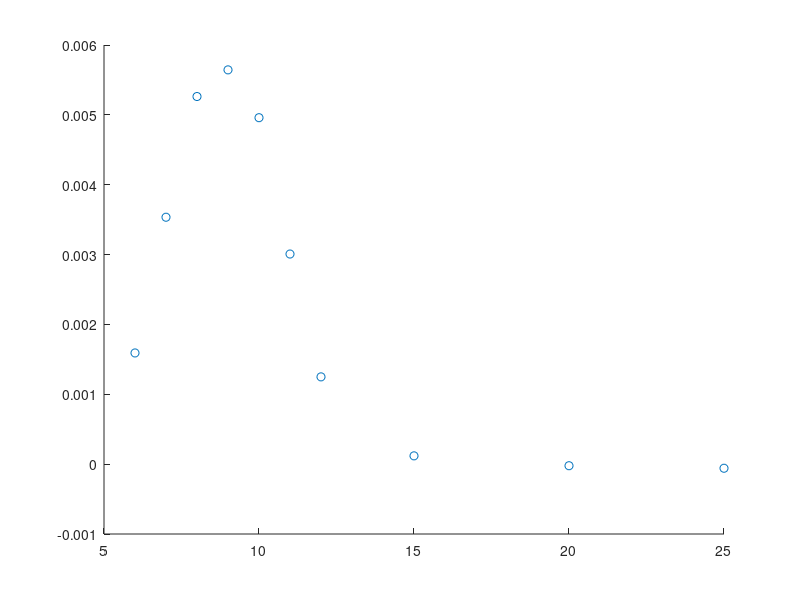
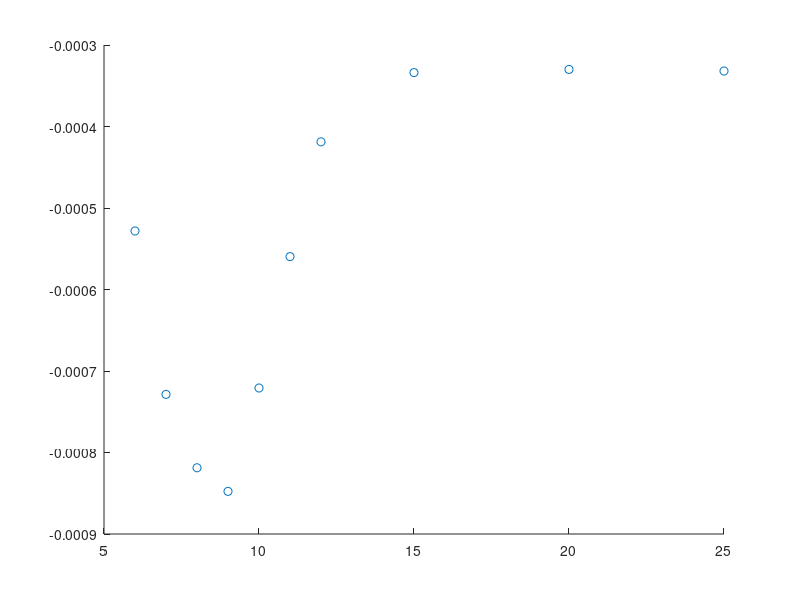

These charts were generated, in order, by the following MATLAB code:
close all; clear;

R_b = 68.1;
R = 15.65;
R_s = 10.05;
R_s_tot = 5.9;

L_s = 262.6e-6;
num_s=800;
L_b=843e-3;
num_b=3400;

dist = [0,1,2,3, 6, 9,12,15, 20, 25]; %cm
par_field = [8.37487e-3,8.348e-3,7.95958e-3, 7.24196e-3, 4.18139e-3, 1.922e-3,0.884359e-3, 0.4522e-3, 1.52615e-4,4.813286e-5 ];
par_std_dev = [8.9736e-6, 7.5465e-6,6.651e-6,8.40176e-6, 5.2173e-6, 4.78e-6, 6.6786e-6, 6.9069e-6, 7.2368e-6, 5.1957e-6];
dic_field = [-1.1614e-3,-1.32685e-3,-1.39831e-3,-1.28845e-3, -1.00137e-3, -0.757d-3, -0.57739d-3,-5.2368e-4, -4.3323e-4, -4.4837e-4];
dic_std_dev = [9.012e-6,9.2138e-6,8.453e-6, 5.9595e-6, 6.3125e-6, 6.6223e-6, 6.9244e-6, 5.159e-6, 7.3267e-6, 8.3426e-6];

dist_90 = [5, 6, 7, 8, 9, 10, 12, 14, 16, 22]; %cm
par_field_90 = [-1.97205e-4, -1.1858e-4, -9.61304e-5, -8.384435e-5, -6.828518e-5, -7.149058e-5, -6.352612e-5, -7.0562e-5, -6.501815e-5, -7.25762e-5];
par_std_dev_90 = [7.79817e-6, 6.32719e-6, 8.073984e-6, 5.902439e-6, 6.912422e-6, 7.111585e-6, 7.710e-6, 6.795e-6, 7.45e-6, 6.047e-6];
dic_field_90 = [1.2198e-3, 7.5055e-4, 4.45537e-4, 2.4463e-4, 9.497566e-5, -2.25515e-5, -1.63667e-4, -2.437828e-4, -2.953968e-4, -3.6171e-4];
dic_std_dev_90 = [8.86463e-6, 8.37517e-6, 7.565e-6, 5.32259e-6, 6.157908e-6, 8.263e-6, 9.33275e-6, 7.944e-6, 8.129e-6, 8.695e-6];

dist_e = [6,6.5,7, 7.5,8, 8.5,9.5]; %cm
par_field_e = [-5.88247e-5, -4.93906e-5,-6.683325e-5, -6.08448e-5, -6.3632e-5,-5.57725e-5, -5.499121e-5];
par_std_dev_e = [8.014e-6, 7.367e-6, 6.859e-6, 7.738e-6, 7.815e-6,8.095e-6, 7.623e-6];
dic_field_e = [-4.5435412e-4, -4.523025e-4, -4.53212e-4, -4.33346e-4, -4.3736e-4,-3.939466e-4, -3.830375e-4];
dic_std_dev_e = [9.128e-6, 8.528e-6, 8.805e-6, 6.841e-6, 7.26e-6,9.035e-6, 7.024e-6 ];

dist_s = [6,7, 8,9, 10,11, 12, 15, 20, 25]; %cm
par_field_s = [1.59172e-3,3.53456e-3, 5.26259e-3, 5.64407e-3, 4.9595e-3, 3.00787e-3, 1.24937e-3, 1.187423e-4, -2.254756e-5, -5.866718e-5 ];
par_std_dev_s = [8.847e-6, 5.442e-6, 5.91e-6, 9.188e-6, 7.58e-6, 4.116e-6, 8.759e-6, 9.021e-6, 7.987e-6, 8.395e-6];
dic_field_s = [-5.28192e-4, -7.286841e-4, -8.187354e-4, -8.476882e-4, -7.208482e-4, -5.596759e-4, -4.188106e-4, -3.338519e-4, -3.299495e-4, -3.319197e-4];
dic_std_dev_s = [5.498e-6, 9.359e-6, 7.2687e-6, 7.016e-6, 6.83e-6, 8.831e-6 , 7.027e-6, 5.949e-6, 5.271e-6, 5.01e-6];
figure;
scatter(dist_s, par_field_s);
figure;
scatter(dist_s, dic_field_s);

close all; clear;

volt_strava=[4,3.5,3,2, 1,-1, -2, -3];
mass_no_curr=[260.22, 262.13,260.56, 261.45, 261.33,260.97, 261.49, 260.97, 261.88]/1000;
mass_yes_curr=[260.41, 262.29,261.52, 261.39, 260.92, 261.38, 260.76, 261.62]/1000;
V=[-2.13,-1.861, -1.595, -1.063,-0.53, 0.538, 1.072, 1.605, 2.138];
V_err=[1e-3,5.157e-4,5.2e-4, 4.876e-4,6.397e-4,5.43e-4, 5.713e-4, 8.539e-4, 8.283e-4];
